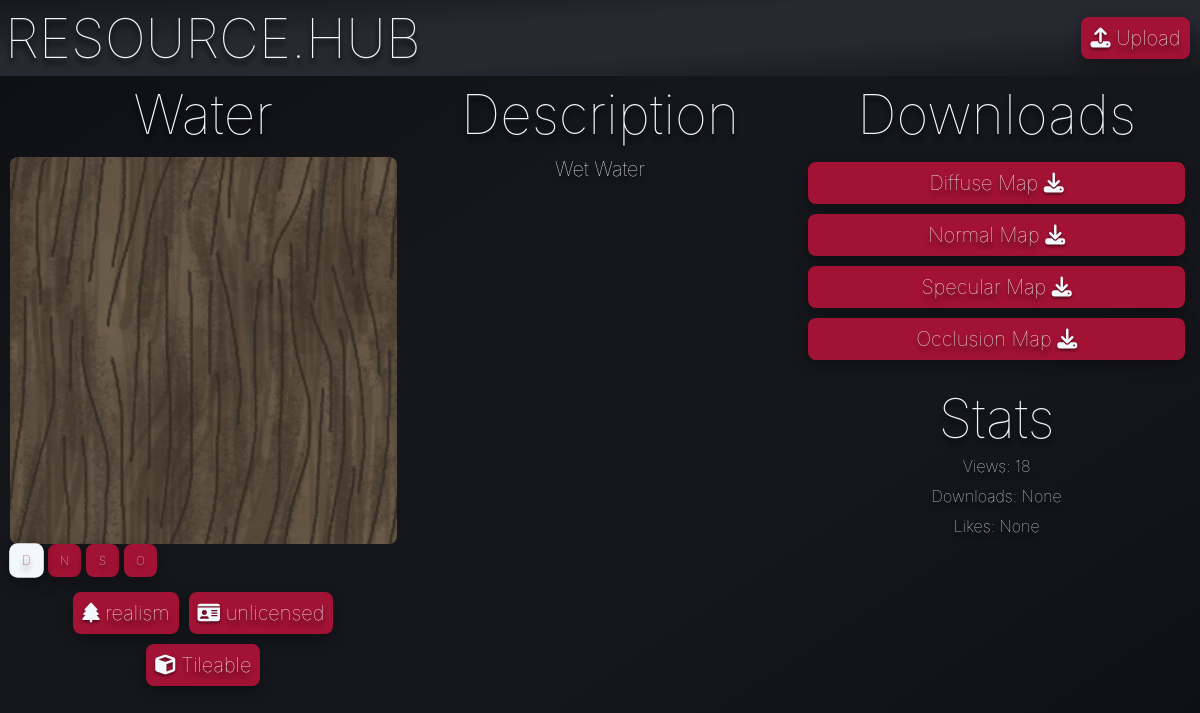
The page /asset/2 on the database as committed earlier.
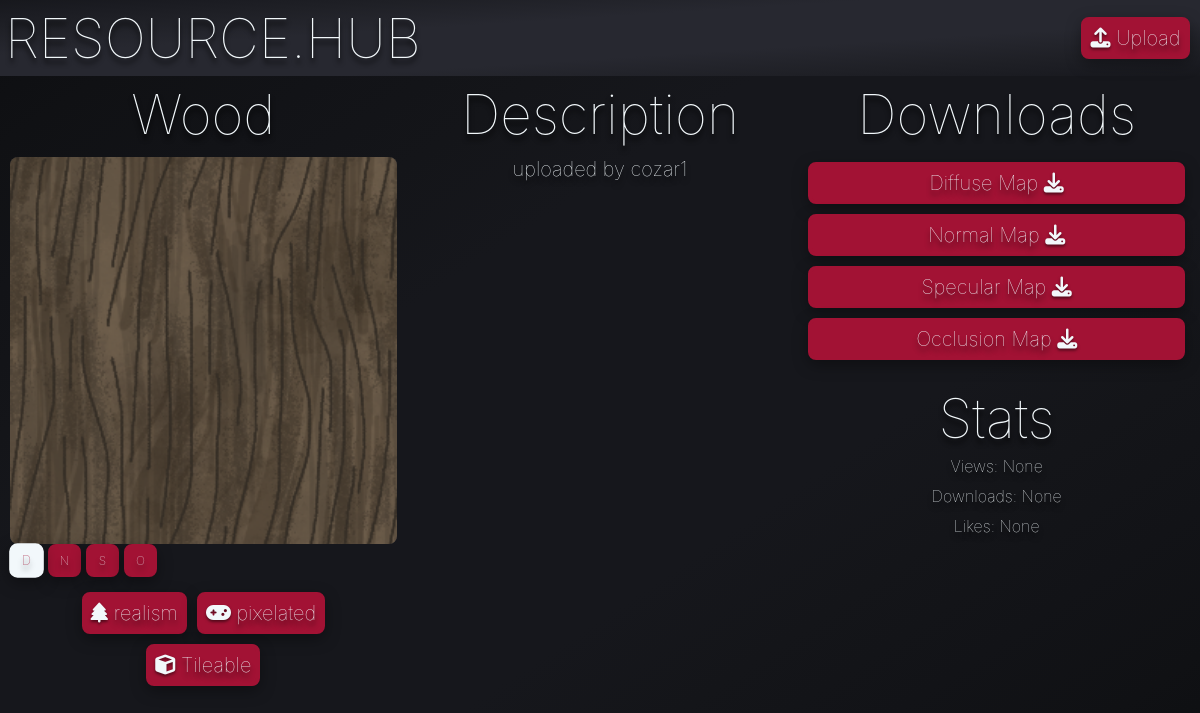
The same page on the database as committed later.
### tables this page shows
CREATE TABLE asset (ID INTEGER PRIMARY KEY, name TEXT, description TEXT, views INTEGER, downloads INTEGER, likes INTEGER, resolution TEXT);

CREATE TABLE Tag (ID INTEGER PRIMARY KEY, name TEXT, icon TEXT);

### app.py (the view)
@app.route('/asset/<int:id>')
def asset(id):
    asset_rows = query("SELECT id,name,views,downloads,likes,description FROM asset WHERE ID = ?", (id,))
    if not asset_rows:
        return render_template('404.html', error="404 Not Found: Asset does not exist."), 404
    query("UPDATE asset SET views = COALESCE(views, 0) + 1 WHERE ID = ?", (id,), commit=True)
    assettags = query("SELECT name,icon FROM Tag WHERE ID IN (SELECT Tag_ID FROM assetTags WHERE Model_ID = ?)", (id,))
    available_downloads = []
    for suffix in ['d', 'n', 's', 'o']:
        file_path = os.path.join(app.config["UPLOAD_FOLDER"], f"{id}{suffix}.png")
        if os.path.exists(file_path):
            available_downloads.append(suffix)
    return render_template('asset.html', show_navbar=False, asset=asset_rows, assettags=assettags, available_downloads=available_downloads)

### app.py (called while the page is built)
def query(query, param=(), commit=False):
    with sqlite3.connect("database.db") as conn:
        cur = conn.cursor()
        cur.execute(query, param)
        if commit:
            conn.commit()
            return cur.lastrowid
        else:
            return cur.fetchall()

### templates/asset.html (shortened to what this page needs)
{% extends "template.html" %}
{% block content %}
<div class="grid-3">
<h1>{{asset[0][1]}}</h1>
<h1>Description</h1>
<h1>Downloads</h1>
</div>
<div class="grid-3">
    <div class="vertical_align">
        {% set default_type = available_downloads[0] if available_downloads else None %}
        <img id="asset-preview-img" class="image" src="{% if default_type %}/static/images/{{asset[0][0]}}{{default_type}}.png{% else %}/static/images/placeholder.png{% endif %}">
        <div class="img-types">
            {% if available_downloads %}
                {% for suffix in available_downloads %}
                <div class="button img-type-btn" data-type="{{suffix}}" data-asset-id="{{asset[0][0]}}">{{suffix.upper()}}</div>
                {% endfor %}
            {% endif %}
        </div>
        <div class="tag-grid">
            {% for tag in assettags %}
            <span class="button"><i class="{{tag[1]}}"></i> {{ tag[0] }}</span>
            {% endfor %}
        </div>
    </div>
    <div class="vertical_align">
        <h2>{{asset[0][5] | safe}}</h2>
    </div>
    <div class="vertical_align">
        {% if available_downloads %}
            {% for suffix in available_downloads %}
                {% if suffix == 'd' %}
                    <a class="button" href="/download/{{asset[0][0]}}/d">Diffuse Map <i class="fa-solid fa-download"></i></a>
                {% elif suffix == 'n' %}
                    <a class="button" href="/download/{{asset[0][0]}}/n">Normal Map <i class="fa-solid fa-download"></i></a>
                {% elif suffix == 's' %}
                    <a class="button" href="/download/{{asset[0][0]}}/s">Specular Map <i class="fa-solid fa-download"></i></a>
                {% elif suffix == 'o' %}
                    <a class="button" href="/download/{{asset[0][0]}}/o">Occlusion Map <i class="fa-solid fa-download"></i></a>
                {% endif %}
            {% endfor %}
        {% else %}
            <p>No downloadable files available.</p>
        {% endif %}
        <br>
        <h1>Stats</h1>
        <p>Views: {{asset[0][2]}}</p>
        <p>Downloads: {{asset[0][3]}}</p>
        <p>Likes: {{asset[0][4]}}</p>
    </div>
</div>
{% endblock %}

Rows that differ between the two databases and show on the page:
no longer on this page (row unchanged): Tag: name "unlicensed"
changed asset: name "Water" → "Wood"; description "Wet Water" → "uploaded by cozar1"; views "18" → (not shown)
now on this page (row unchanged): Tag: name "pixelated"
Other text that changed with them:
{{ asset[0][2] }}: (not shown) → "None"
